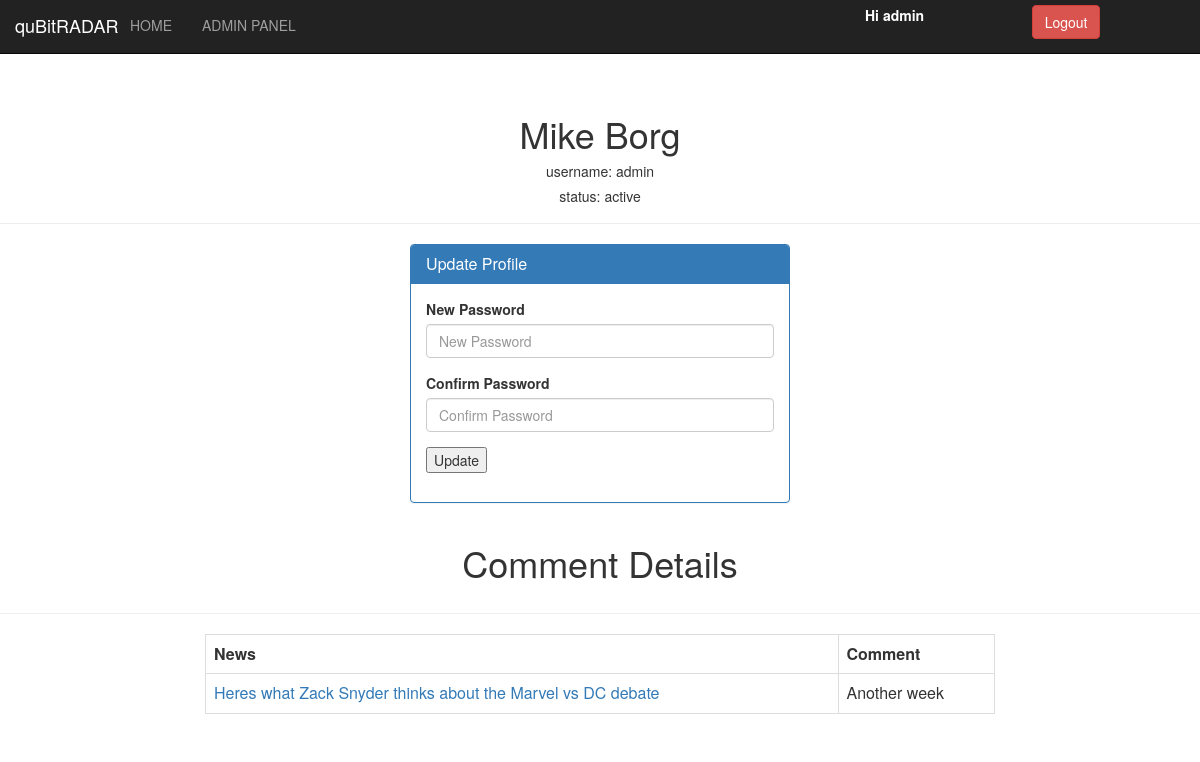
Screenshot of /user_profile.php (signed in) with the database file from the repository.
### tables this page shows
CREATE TABLE `comment` (
  `idforum` int(11) NOT NULL,
  `username` varchar(45) NOT NULL,
  `comment` varchar(255) NOT NULL,
  `info_news_id_news` int(11) NOT NULL,
  `iduser` int(11) NOT NULL,
  `approved` int(11) DEFAULT '0',
  `like` int(11) DEFAULT '0'
);

CREATE TABLE `info_news` (
  `id_news` int(11) NOT NULL,
  `news_title` varchar(255) NOT NULL,
  `news_short_description` text NOT NULL,
  `news_content` text NOT NULL,
  `news_author` varchar(120) NOT NULL,
  `image_path` varchar(255) DEFAULT NULL,
  `news_published` DateTime DEFAULT CURRENT_TIMESTAMP,
  `hitcount` int(11) DEFAULT '0'
);

### user_profile.php (the view, shortened to what this page needs)
<?php include('connect.php');
include('navigation_bar.php');
$userid = (int) $_SESSION['id'];
	$comment_query = mysqli_query($conn, "SELECT * FROM comment WHERE iduser=$userid");
  $user_info = mysqli_query($conn, "SELECT * FROM login WHERE idlogin=$userid");
?>
<!DOCTYPE html>
<html>
<head>
	<link rel="stylesheet" type="text/css" href="css/bootstrap.css">
</head>
<body>
<div class="page-header">
  <?php $user = mysqli_fetch_array($user_info); ?>
  <h1 style="text-align: center;"><?php echo $user['firstname'] . " " . $user['lastname']; ?></h5>
  <h5 style="text-align: center;"><?php echo "username: ".$user['username']; ?></h5>
  <h5 style="text-align: center;">status:
  <?php
    if($user['active'] == 1) {
      echo "active";
    } else if($user['active'] == 0) {
      echo "pending";
    } else {
      echo "banned";
    }
  ?>
</div>
<div class="row">
  <div class="col-md-4"></div>
  <div class="col-md-4">
    <div class="panel panel-primary">
      <div class="panel-heading">
        <h3 class="panel-title">Update Profile</h3>
      </div>
      <div class="panel-body">
        <form action="changepassword.php" method="POST">
          <div class="form-group">
            <label for="newpass">New Password</label>
            <input type="password" class="form-control" id="newpass" name="newpass" placeholder="New Password">
          </div>
          <div class="form-group">
            <label for="conpass">Confirm Password</label>
            <input type="password" class="form-control" id="conpass" name="conpass" placeholder="Confirm Password">
          </div>
          <input type="submit" value="Update"></input>
        </form>
      </div>
    </div>
  </div>
  <div class="col-md-4"></div>
</div>
<div class="row">
<div class="col-md-4"></div>
	<div class="col-md-4">
		<h1 style="text-align: center;">Comment Details</h1>
	</div>
	<div class="col-md-4"></div>
</div>
<hr>
	<div class="row">
	<div class="col-md-2"></div>
	<div class="col-md-8">
		<table class="table table-bordered">
  			<tr>
  				<th>News</th><th>Comment</th>
  			</tr>
  			<?php
  					while($data_comment = mysqli_fetch_array($comment_query)) {
  						$news_id_comment = (int) $data_comment['info_news_id_news'];
  						$news_query = mysqli_query($conn, "SELECT * FROM info_news WHERE id_news=$news_id_comment");
  						$data_news = mysqli_fetch_array($news_query);
  			?>
  						<tr>
  							<td>
  								<a href="news_details.php?id=<?php echo $data_news['id_news']; ?>">
  									<?php echo $data_news['news_title']; ?>
  								</a>
  							</td>
  							<td><?php echo $data_comment['comment']; ?></td>
  						</tr>
  			<?php
  					}
  			?>
		</table>
	</div>
	<div class="col-md-2"></div>
</div>
</body>
</html>

### rows the page displays
comment: info_news_id_news.news_title "Heres what Zack Snyder thinks about the Marvel vs DC debate", comment "Another week"

### other values shown
$_SESSION['username'] "admin"
$user['firstname'] "Mike"
$user['lastname'] "Borg"
$user['username'] "admin"
